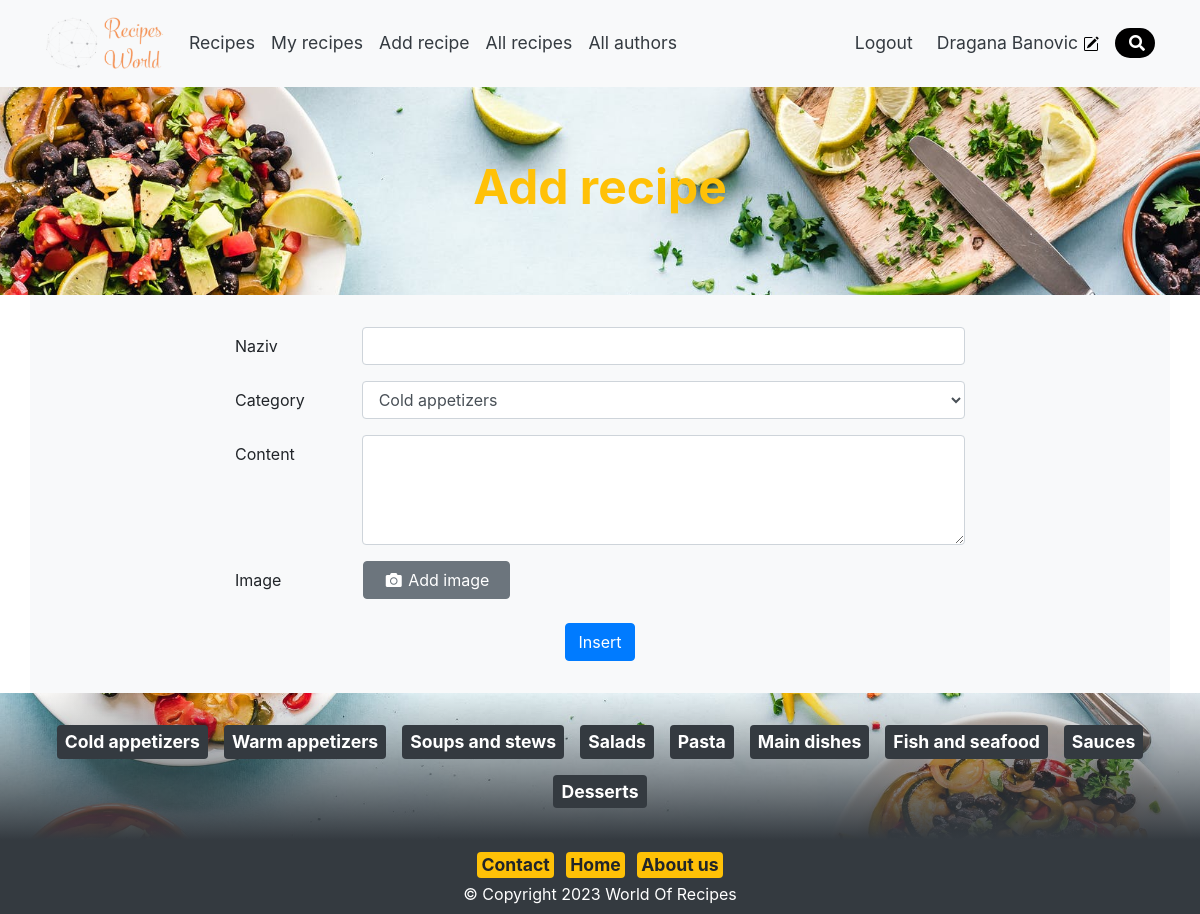
The page /admin/unos_recepta.php (signed in) on the database its author committed.
### tables this page shows
CREATE TABLE `category` (
  `Id` int(11) NOT NULL,
  `CategoryName` varchar(30) NOT NULL
);

### Classes/CategoryClass.php (called while the page is built, shortened)
<?php
class Category
{
    private $connection;
    function __construct()
    {
        include_once "ConnectionClass.php";
        $conn = new Connection();
        $this->connection = $conn->openConnection();
    }
    public function allCategories()
    {
        $sqlQuery="SELECT * FROM `category`";
        $result = mysqli_query($this->connection, $sqlQuery);
        return $result;
    }
}
?>

### Classes/ConnectionClass.php (called while the page is built, shortened)
<?php
class Connection
{
    private $server = "localhost";
    private $username = "root";
    private $password ="";
    private $database = "worldofrecipes";
    public function openConnection()
    {
        $this->connection = mysqli_connect($this->server, $this->username, $this->password, $this->database);
        return $this->connection;
    }
}
?>

### admin/unos_recepta.php (the view, shortened to what this page needs)
<?php
include_once '../Classes/CategoryClass.php';
$kategorija = new Category();
if(isset($_SESSION['Role'])){
?>
<!DOCTYPE html>
<html lang="en">
  <head>
    <link rel="stylesheet" href="../style/style.css">
    <link rel="stylesheet" type="text/css" href="../style/bootstrap.min.css">
  </head>
  <body>
  <?php
  include '../includes/header.php';
  include '../includes/hero.php';
  ?>
    <main class="content bg-light container py-3">
      <div class="row justify-content-center">
        <form class="col-md-8" name="recipe" onsubmit="return validatePost()" novalidate  method="POST" enctype="multipart/form-data">
          <div class="form-group row">
              <label for="name" class="col-md-2 col-form-label ">Naziv</label>
              <div class="col-md-10">
                    <input class="form-control" type="text" id="title" name="title" >
                </div>
          </div>
          <div class="form-group row">
              <label for="name" class="col-md-2 col-form-label ">Category</label>
              <div class="col-md-10">
                  <select class="form-control " type="text" name="categoryId" id="kategorija">
                  <?php
                      $result = $kategorija->allCategories();
                      while($red=mysqli_fetch_assoc($result)){
                        $id = $red['Id'];
                        $naziv_kategorije = $red['CategoryName'];
                        ?>
                        <option value="<?php echo $id; ?>"><?php echo $naziv_kategorije; ?></option>
                      <?php
                      }
                      ?>
                  </select>
                </div>
          </div>
          <div class="form-group row">
              <label for="name" class="col-md-2 col-form-label ">Content</label>
              <div class="col-md-10">
                  <textarea class="form-control md-textarea" type="text" id="tinyeditor" name="sadrzaj" rows="4" ></textarea>
                </div>
          </div>
          <div class="form-group row">
              <label for="name" class="col-2 col-form-label ">Image</label>
              <div>
              <label class="col ml-3 btn btn-secondary" >
                  <i class="fa fa-fw fa-camera"></i>
                  Add image <input type="file" name="file" id="imgInp" hidden >
              </label>
              </div>
          </div>
          <div class="form-group row ">
            <div class="col-md-12 d-flex justify-content-center">
              <button type="submit" name="submit" class="btn btn-primary">Insert</button>
            </div>
          </div>
        </form>
      </div>
    </main>
    <?php include(ROOT . "/includes/footer.php"); ?>
  </body>
</html>
<?php
}else{
    header("Location: ".BASE_URL."/login.php?message=Please+Login");
}
?>

### includes/footer.php (shortened to what this page needs)
<?php
include_once (ROOT . '/Classes/CategoryClass.php');
$kategorijaF = new Category();
?>
<section class="hero-bottom  py-4 d-flex align-items-center ">
      <div class="d-flex container justify-content-center flex-wrap">
        <?php
            $result = $kategorijaF->allCategories();
            while($red=mysqli_fetch_assoc($result)){
            $id = $red['Id'];
            $naziv_kategorije = $red['CategoryName'];
            ?>
            <a href="<?php echo BASE_URL . "/index.php?category=". $id ."#jump"?>" class="badge badge-dark fs-4 m-2 p-2 "><?php echo $naziv_kategorije; ?></a>
            <?php
            }
            ?>
      </div>
    </section>
    <footer class="bg-dark text-white py-2">
      <div class="container text-center">
        <div class="f-flex felx-wrap justify-content-center">
          <a href="<?php echo BASE_URL .  "/contact.php" ?>" class="badge badge-warning fs-4 p-1 m-1">Contact</a>
          <a href="<?php echo BASE_URL .  "/index.php" ?>" class="badge badge-warning fs-4 p-1 m-1">Home</a>
          <a href="<?php echo BASE_URL .  "/about.php" ?>" class="badge badge-warning fs-4 p-1 m-1">About us</a>
        </div>
        <p class="mb-0">&copy; Copyright 2023 World Of Recipes</p>
      </div>
    </footer>

### style/style.css (style rules this page uses)
.fs-4 { font-size: 1.1rem !important; }
.hero-bottom { background-image: linear-gradient(rgba(0, 0, 0, 0.0), rgba(52,58,64, 1)), url("../Images/pexels-photo-1640774.jpeg"); background-position: center; background-repeat: no-repeat; background-size: cover; position: relative; }

### rows shown on the page
category: CategoryName "Cold appetizers"
category: CategoryName "Warm appetizers"
category: CategoryName "Soups and stews"
category: CategoryName "Salads"
category: CategoryName "Pasta"
category: CategoryName "Main dishes"
category: CategoryName "Fish and seafood"
category: CategoryName "Sauces"
category: CategoryName "Desserts"

### other values the page prints
$_SESSION["Name"] "Dragana Banovic"
$title "Add recipe"
form field categoryId "Cold appetizers"
